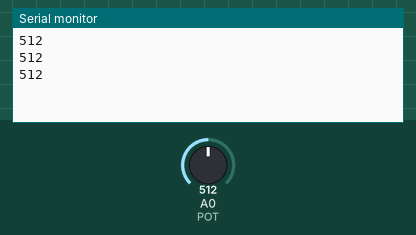
Bench run of a sketch on a simulated Arduino Uno, built with avr-gcc and run on an emulated ATmega328P. Shown: the last lines printed to the serial monitor. Inputs (shaded band) come from the test bench; at power-on: A0 (POT) = 512.

Above: at 1.3 s.
1.4 s: A0 (POT) set to 716
At 1.9 s:
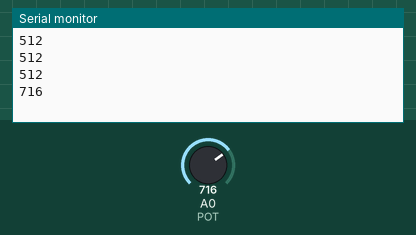
2.9 s: A0 (POT) set to 900
At 3.4 s:
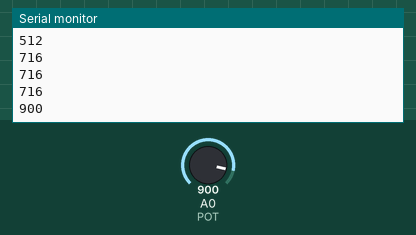
Timing chart, 0 to 5.9 s (numbered marks = the images above; inputs shaded):
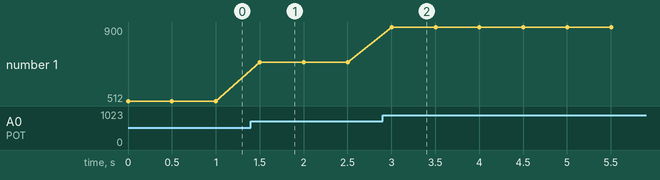

The sketch:

potentiometer.ino
```cpp
//Potentiometer Reading Program

const int POT=0;
int val = 0;

void setup() {
  // put your setup code here, to run once:
  Serial.begin(9600);
}

void loop() {
  // put your main code here, to run repeatedly:
  val = analogRead(POT);
  Serial.println(val);
  delay(500);
}
```

Measured:
- after the input at 1.4 s, the serial monitor: prints a new line after 0.10 s (image 1)
- after the input at 2.9 s, the serial monitor: prints a new line after 0.10 s (image 2)
- plotted number 1: 512 → 716 after the input at 1.4 s, 716 → 900 after the input at 2.9 s
